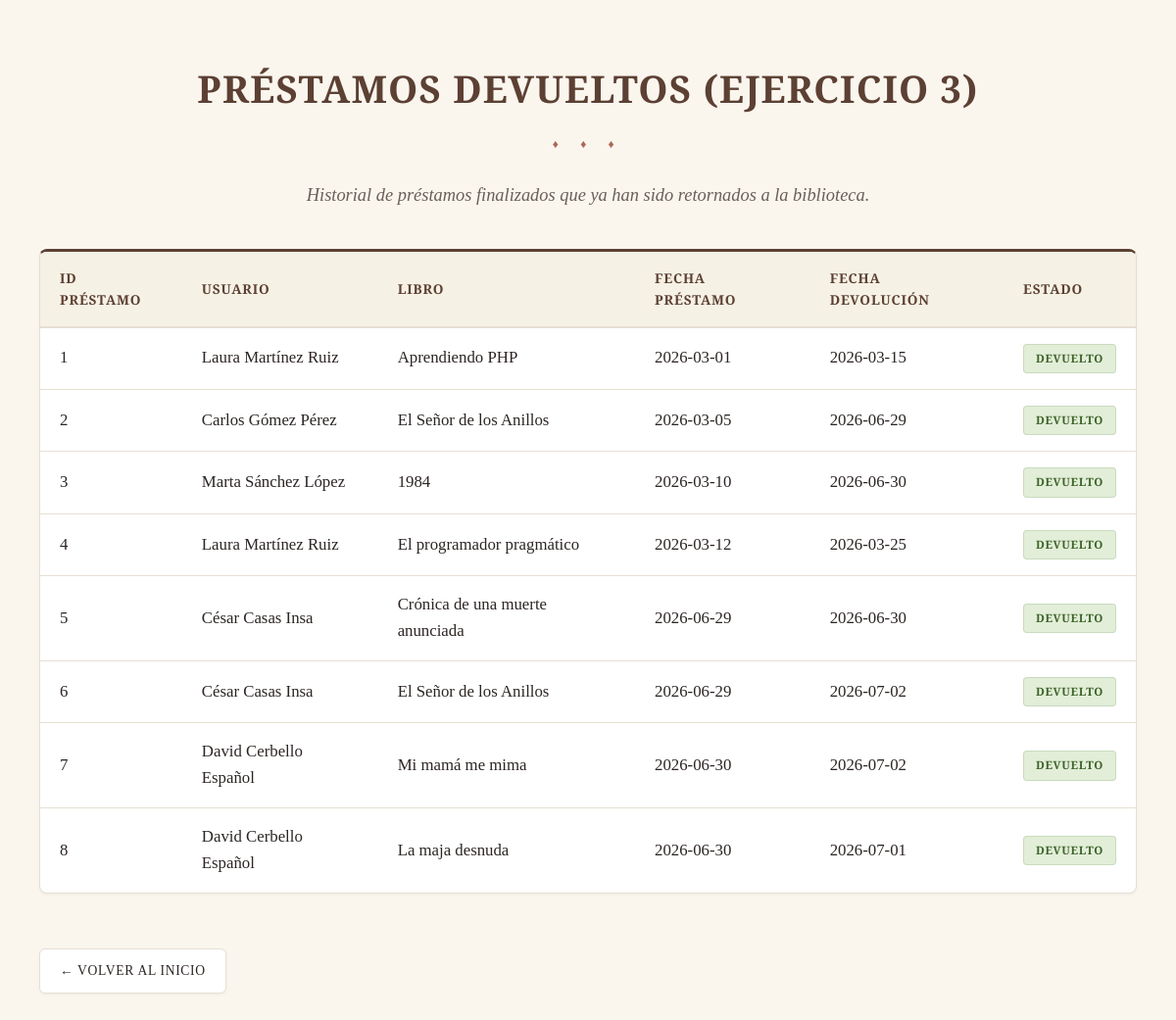
The page /prestamos/prestamos_devueltos.php (signed in) on the database its author committed.
### tables this page shows
CREATE TABLE `prestamos` (
  `id_prestamo` int(11) NOT NULL,
  `id_usuario` int(11) NOT NULL,
  `id_libro` int(11) NOT NULL,
  `fecha_prestamo` date NOT NULL,
  `fecha_devolucion` date DEFAULT NULL,
  `devuelto` tinyint(1) NOT NULL DEFAULT 0
);

CREATE TABLE `usuarios` (
  `id_usuario` int(11) NOT NULL,
  `username` varchar(55) DEFAULT NULL,
  `password_hash` varchar(255) NOT NULL,
  `nombre` varchar(80) NOT NULL,
  `apellidos` varchar(120) NOT NULL,
  `email` varchar(120) NOT NULL,
  `telefono` varchar(20) DEFAULT NULL,
  `rol` varchar(35) NOT NULL DEFAULT 'lector',
  `fecha_alta` date NOT NULL
);

CREATE TABLE `libros` (
  `id_libro` int(11) NOT NULL,
  `isbn` varchar(35) NOT NULL,
  `titulo` varchar(75) NOT NULL,
  `autor` varchar(75) NOT NULL,
  `año` int(4) NOT NULL,
  `genero` varchar(30) NOT NULL,
  `paginas` int(4) NOT NULL
);

### prestamos/prestamos_devueltos.php (the view, shortened to what this page needs)
<?php
include "../config/conexion.php";
$sql = "SELECT
    prestamos.id_prestamo,
    usuarios.nombre,
    usuarios.apellidos,
    libros.titulo,
    prestamos.fecha_prestamo,
    prestamos.fecha_devolucion
    FROM prestamos
    INNER JOIN usuarios ON prestamos.id_usuario = usuarios.id_usuario
    INNER JOIN libros ON prestamos.id_libro = libros.id_libro
    WHERE prestamos.devuelto = 1";
$stmt = mysqli_prepare($conexion, $sql);
mysqli_stmt_execute($stmt);
$resultado = mysqli_stmt_get_result($stmt);
?>
<!DOCTYPE html>
<html lang="es">
<head>
    <link rel="stylesheet" href="../css/estilos.css">
</head>
<body>
    <h1>Préstamos Devueltos (Ejercicio 3)</h1>
    <p>Historial de préstamos finalizados que ya han sido retornados a la biblioteca.</p>
    <div class="table-container">
        <table>
            <thead>
                <tr>
                    <th>ID Préstamo</th>
                    <th>Usuario</th>
                    <th>Libro</th>
                    <th>Fecha Préstamo</th>
                    <th>Fecha Devolución</th>
                    <th>Estado</th>
                </tr>
            </thead>
            <tbody>
                <?php while ($prestamo = mysqli_fetch_assoc($resultado)) { ?>
                    <tr>
                        <td><?php echo htmlspecialchars($prestamo["id_prestamo"]); ?></td>
                        <td><?php echo htmlspecialchars($prestamo["nombre"] . " " . $prestamo["apellidos"]); ?></td>
                        <td><?php echo htmlspecialchars($prestamo["titulo"]); ?></td>
                        <td><?php echo htmlspecialchars($prestamo["fecha_prestamo"]); ?></td>
                        <td><?php echo htmlspecialchars($prestamo["fecha_devolucion"]); ?></td>
                        <td>
                            <span class="badge badge-devuelto">Devuelto</span>
                        </td>
                    </tr>
                <?php } ?>
            </tbody>
        </table>
    </div>
    <a class="volver" href="../index.php">← Volver al inicio</a>
</body>
</html>

### css/estilos.css (style rules this page uses)
:root { --primary-color: #5C4033; --primary-hover: #453026; --bg-color: #FAF6EE; --card-bg: #FFFFFF; --text-main: #2C2523; --text-muted: #6B5E59; --border-color: #E6DFD3; --success-bg: #E2EED8; --success-text: #3E632A; --warning-pending-bg: #FDF2E2; --warning-pending-text: #B45309; --accent-color: #8C2D19; --shadow-sm: 0 1px 3px 0 rgba(44, 37, 35, 0.05); --shadow-md: 0 4px 12px -2px rgba(44, 37, 35, 0.08), 0 2px 6px -1px rgba(44, 37, 35, 0.04); --shadow-lg: 0 12px 24px -4px rgba(44, 37, 35, 0.12), 0 4px 12px -2px rgba(44, 37, 35, 0.06); --radius-lg: 8px; --radius-md: 6px; --radius-sm: 4px; --transition: all 0.25s cubic-bezier(0.4, 0, 0.2, 1); }
body { font-family: 'Crimson Pro', Georgia, serif; margin: 0 auto; max-width: 1200px; padding: 60px 40px; background-color: var(--bg-color); color: var(--text-main); line-height: 1.6; }
h1 { font-family: 'Cinzel', serif; color: var(--primary-color); font-size: 2.4rem; font-weight: 600; margin-top: 0; margin-bottom: 8px; text-align: center; letter-spacing: 0.03em; text-transform: uppercase; }
h1::after { content: "♦ ♦ ♦"; display: block; font-size: 0.75rem; color: var(--accent-color); margin: 16px auto 28px auto; letter-spacing: 0.6rem; text-align: center; opacity: 0.7; }
p { color: var(--text-muted); font-size: 1.15rem; margin-top: 0; margin-bottom: 24px; }
body > h1 + p { text-align: center; font-style: italic; max-width: 700px; margin-left: auto; margin-right: auto; margin-bottom: 40px; }
.table-container { background: var(--card-bg); border: 1px solid var(--border-color); border-radius: var(--radius-lg); box-shadow: var(--shadow-sm); overflow-x: auto; margin-top: 24px; margin-bottom: 32px; border-top: 3px solid var(--primary-color); }
table { width: 100%; border-collapse: collapse; text-align: left; }
th { background-color: #F6F1E5; color: var(--primary-color); font-family: 'Cinzel', serif; font-weight: 600; font-size: 0.85rem; text-transform: uppercase; letter-spacing: 0.06em; padding: 16px 20px; border-bottom: 2px solid var(--border-color); }
td { padding: 16px 20px; font-size: 1.05rem; color: var(--text-main); border-bottom: 1px solid var(--border-color); }
td:first-child, td[colspan] { font-variant-numeric: tabular-nums; }
tr:last-child td { border-bottom: none; }
.badge { display: inline-flex; align-items: center; padding: 5px 12px; font-family: 'Cinzel', serif; font-size: 0.72rem; font-weight: 600; border-radius: var(--radius-sm); text-transform: uppercase; letter-spacing: 0.06em; }
.badge-devuelto { background-color: var(--success-bg); color: var(--success-text); border: 1px solid rgba(62, 99, 42, 0.15); }
.volver { display: inline-flex; align-items: center; gap: 8px; margin-top: 24px; padding: 11px 20px; background-color: var(--card-bg); color: var(--text-main); border: 1px solid var(--border-color); border-radius: var(--radius-md); font-family: 'Cinzel', serif; font-size: 0.85rem; font-weight: 500; text-decoration: none; text-transform: uppercase; letter-spacing: 0.05em; box-shadow: var(--shadow-sm); transition: var(--transition); }

### rows shown on the page
prestamos: id_prestamo "1", id_usuario.apellidos "Laura Martínez Ruiz", id_libro.titulo "Aprendiendo PHP", fecha_prestamo "2026-03-01", fecha_devolucion "2026-03-15"
prestamos: id_prestamo "2", id_usuario.apellidos "Carlos Gómez Pérez", id_libro.titulo "El Señor de los Anillos", fecha_prestamo "2026-03-05", fecha_devolucion "2026-06-29"
prestamos: id_prestamo "3", id_usuario.apellidos "Marta Sánchez López", id_libro.titulo "1984", fecha_prestamo "2026-03-10", fecha_devolucion "2026-06-30"
prestamos: id_prestamo "4", id_usuario.apellidos "Laura Martínez Ruiz", id_libro.titulo "El programador pragmático", fecha_prestamo "2026-03-12", fecha_devolucion "2026-03-25"
prestamos: id_prestamo "5", id_usuario.apellidos "César Casas Insa", id_libro.titulo "Crónica de una muerte anunciada", fecha_prestamo "2026-06-29", fecha_devolucion "2026-06-30"
prestamos: id_prestamo "6", id_usuario.apellidos "César Casas Insa", id_libro.titulo "El Señor de los Anillos", fecha_prestamo "2026-06-29", fecha_devolucion "2026-07-02"
prestamos: id_prestamo "7", id_usuario.apellidos "David Cerbello Español", id_libro.titulo "Mi mamá me mima", fecha_prestamo "2026-06-30", fecha_devolucion "2026-07-02"
prestamos: id_prestamo "8", id_usuario.apellidos "David Cerbello Español", id_libro.titulo "La maja desnuda", fecha_prestamo "2026-06-30", fecha_devolucion "2026-07-01"
